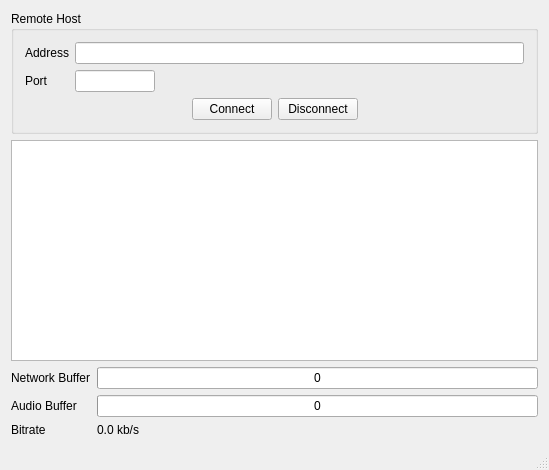
<?xml version="1.0" encoding="UTF-8"?>
<ui version="4.0">
 <class>MainWindow</class>
 <widget class="QMainWindow" name="MainWindow">
  <property name="geometry">
   <rect>
    <x>0</x>
    <y>0</y>
    <width>549</width>
    <height>470</height>
   </rect>
  </property>
  <property name="windowTitle">
   <string>MainWindow</string>
  </property>
  <widget class="QWidget" name="centralWidget">
   <layout class="QVBoxLayout" name="verticalLayout_2">
    <item>
     <widget class="QGroupBox" name="groupBox">
      <property name="title">
       <string>Remote Host</string>
      </property>
      <layout class="QVBoxLayout" name="verticalLayout">
       <item>
        <layout class="QFormLayout" name="formLayout">
         <item row="0" column="0">
          <widget class="QLabel" name="label">
           <property name="text">
            <string>Address</string>
           </property>
          </widget>
         </item>
         <item row="0" column="1">
          <widget class="QLineEdit" name="hostAddress"/>
         </item>
         <item row="1" column="0">
          <widget class="QLabel" name="label_2">
           <property name="text">
            <string>Port</string>
           </property>
          </widget>
         </item>
         <item row="1" column="1">
          <widget class="QLineEdit" name="hostPort">
           <property name="maximumSize">
            <size>
             <width>80</width>
             <height>16777215</height>
            </size>
           </property>
          </widget>
         </item>
        </layout>
       </item>
       <item>
        <layout class="QHBoxLayout" name="horizontalLayout">
         <item>
          <spacer name="horizontalSpacer">
           <property name="orientation">
            <enum>Qt::Horizontal</enum>
           </property>
           <property name="sizeHint" stdset="0">
            <size>
             <width>40</width>
             <height>20</height>
            </size>
           </property>
          </spacer>
         </item>
         <item>
          <widget class="QPushButton" name="connectButton">
           <property name="text">
            <string>Connect</string>
           </property>
          </widget>
         </item>
         <item>
          <widget class="QPushButton" name="disconnectButton">
           <property name="text">
            <string>Disconnect</string>
           </property>
          </widget>
         </item>
         <item>
          <spacer name="horizontalSpacer_2">
           <property name="orientation">
            <enum>Qt::Horizontal</enum>
           </property>
           <property name="sizeHint" stdset="0">
            <size>
             <width>40</width>
             <height>20</height>
            </size>
           </property>
          </spacer>
         </item>
        </layout>
       </item>
      </layout>
     </widget>
    </item>
    <item>
     <widget class="QPlainTextEdit" name="plainTextEdit"/>
    </item>
    <item>
     <layout class="QFormLayout" name="formLayout_2">
      <item row="0" column="0">
       <widget class="QLabel" name="label_3">
        <property name="text">
         <string>Network Buffer</string>
        </property>
       </widget>
      </item>
      <item row="0" column="1">
       <widget class="QProgressBar" name="progressNetwork">
        <property name="maximum">
         <number>8192</number>
        </property>
        <property name="value">
         <number>0</number>
        </property>
        <property name="format">
         <string>%v</string>
        </property>
       </widget>
      </item>
      <item row="1" column="0">
       <widget class="QLabel" name="label_4">
        <property name="text">
         <string>Audio Buffer</string>
        </property>
       </widget>
      </item>
      <item row="1" column="1">
       <widget class="QProgressBar" name="progressAudio">
        <property name="maximum">
         <number>8192</number>
        </property>
        <property name="value">
         <number>0</number>
        </property>
        <property name="format">
         <string>%v</string>
        </property>
       </widget>
      </item>
      <item row="2" column="0">
       <widget class="QLabel" name="label_5">
        <property name="text">
         <string>Bitrate</string>
        </property>
       </widget>
      </item>
      <item row="2" column="1">
       <widget class="QLabel" name="bitrateLabel">
        <property name="text">
         <string>0.0 kb/s</string>
        </property>
       </widget>
      </item>
     </layout>
    </item>
   </layout>
  </widget>
  <widget class="QStatusBar" name="statusBar"/>
 </widget>
 <layoutdefault spacing="6" margin="11"/>
 <resources/>
 <connections/>
</ui>
